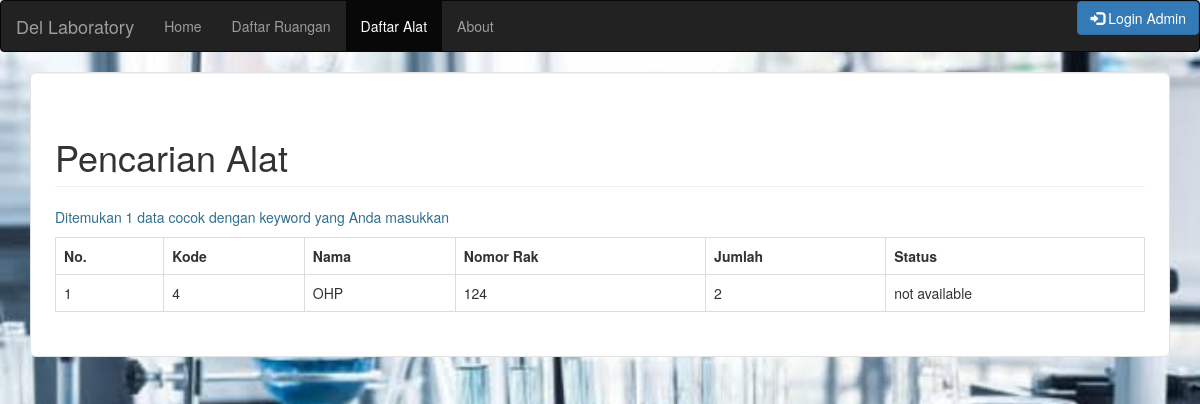
Page /search_alat.php on the committed database.
### tables this page shows
CREATE TABLE `alat` (
  `kode` varchar(20) NOT NULL,
  `nama_alat` varchar(60) NOT NULL,
  `jumlah` int(20) NOT NULL,
  `nomor_rak` varchar(20) NOT NULL,
  `status` varchar(20) NOT NULL,
  PRIMARY KEY (`kode`)
);

### search_alat.php (the view, shortened to what this page needs)
<?php
	include "cek.php";
	if(isset($_GET['category'])||isset($_GET['keyword2'])){
		$category = $_GET['category'];
		$keyword = $_GET['keyword2'];
		$sql = "SELECT * FROM alat WHERE $category LIKE '%$keyword%'";
		$result = mysqli_query($connection, $sql);
		$count=mysqli_num_rows($result);
	}else{
		$sql = "SELECT * FROM alat;";
		$result = mysqli_query($connection, $sql);
		$count=mysqli_num_rows($result);
	}
?>
<!DOCTYPE html>
<html>
<head>
	<link rel="stylesheet" href="bootstrap/css/bootstrap.css">
</head>
<body background="img/lab.jpg">
	<nav class="navbar navbar-inverse">
	  <div class="container-fluid">
	    <div class="navbar-header">
	      <a class="navbar-brand" href="index.php">Del Laboratory</a>
	    </div>
	    <div>
	      <ul class="nav navbar-nav">
            <li><a href="index.php">Home</a></li>
            <li><a href="search_ruangan.php">Daftar Ruangan</a></li>
	        <li class="active"><a href="search_alat">Daftar Alat</a></li>
	        <li><a href="about.php">About</a></li>
	      </ul>
		  <ul class="nav navbar-nav navbar-right">
			<a href="login-page.php">
				<button type="button" class="btn btn-primary btn-md">
				<span class="glyphicon glyphicon-log-in"></span> Login Admin
				</button>
			</a>
	     </ul>
	    </div>
	  </div>
	</nav>
	<div class="container">
		<div class="well well-lg" style="background: white">
		<h1 class="page-header">Pencarian Alat</h1>
		<table class="table table-hover table-bordered">
			<tr>
				<th>No.</th>
				<th>Kode</th>
                <th>Nama</th>
                <th>Nomor Rak</th>
                <th>Jumlah</th>
                <th>Status</th>
			</tr>
<?php
	if($count>0){
		$number = 1;
		echo "<p class='text-info'>Ditemukan $count data cocok dengan keyword yang Anda masukkan<p>";
		while($row = mysqli_fetch_assoc($result)) {
	        echo "<tr> <td>" . $number. "</td><td> " .
	        $row["kode"]. "</td><td> " .
            $row["nama_alat"]."</td><td>".
            $row["nomor_rak"]."</td><td>".
            $row["jumlah"]."</td><td>".
	        $row["status"]."</td><tr>";
	        $number++;
		}
	}else{
		echo "Maaf, tidak ditemukan data yang cocok.";
	}
?>
			</table>
		</div>
	</div>
</body>
</html>

### search_alat.php (style rules this page uses)
body { background-size: cover; }

### rows in the picture
alat: kode "4", nama_alat "OHP", nomor_rak "124", jumlah "2", status "not available"

### other values in the picture
$count "1"
